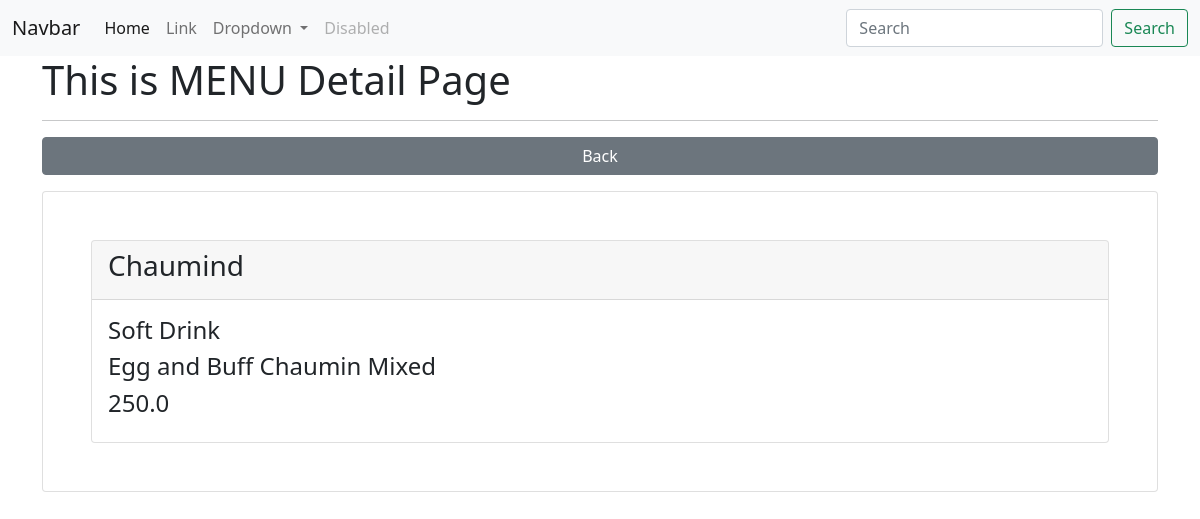
The app's page /menu/show/4/ (signed in) with its own data.
### app_restro/models.py (models this page shows, shortened)
class Menu(models.Model):
    menu_title = models.CharField(max_length=200)
    category_id = models.ForeignKey(Category, on_delete=models.CASCADE)
    menu_desc = models.CharField(max_length=200)
    menu_img = models.FileField(upload_to="menu/images/", blank=True)
    menu_ingredient = models.CharField(max_length=200)
    menu_price = models.FloatField()
    class Meta:
        db_table = "app_menus"

class Category(models.Model):
    category_name = models.CharField(max_length=200)
    class Meta:
        db_table = "app_categories"

### app_restro/views.py (the view)
# urls.py: path('menu/show/<int:id>/', views.menu_show, name='menu-show'),
@login_required(login_url='/authentication/login')
def menu_show(request, id):
    data = Menu.objects.get(id=id)
    context = {"data": data}
    return render(request, 'menus/show.html', context)

### templates/menus/show.html (shortened to what this page needs)
{% extends "layouts/master.html" %}
{% block content %}
<div class="container">
    <h1>This is MENU Detail Page</h1>
    <hr>
    <a href="{% url 'menu-list' %}" class="btn btn-secondary col-12 mb-3">Back</a>
    <div class="card p-5">
        <div class="card">
            <div class="card-header">
                <h3>{{ data.menu_title }}</h3>
            </div>
            <div class="card-body">
                <h4>{{ data.category_id.category_name }}</h4>
                <h4>{{ data.menu_desc }}</h4>
                <h4>{{ data.menu_price }}</h4>
            </div>
        </div>
    </div>
</div>
{% endblock %}

### records on screen
Menu: menu_title "Chaumind", category_id.category_name "Soft Drink", menu_desc "Egg and Buff Chaumin Mixed", menu_price "250.0"
